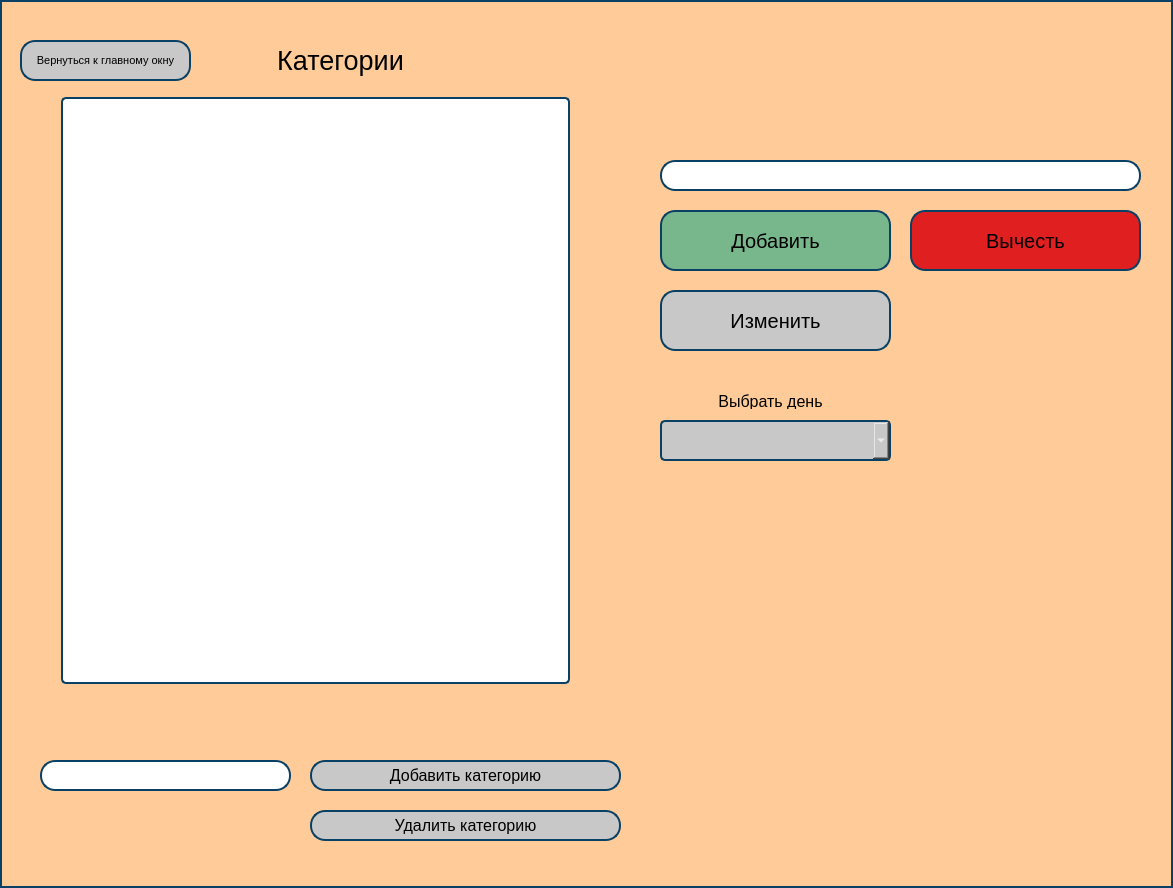
<?xml version="1.0" encoding="UTF-8"?>
<ui version="4.0">
 <class>Form</class>
 <widget class="QWidget" name="Form">
  <property name="geometry">
   <rect>
    <x>0</x>
    <y>0</y>
    <width>1173</width>
    <height>888</height>
   </rect>
  </property>
  <property name="windowTitle">
   <string>Form</string>
  </property>
  <property name="styleSheet">
   <string notr="true">color: rgb(255, 255, 255);
background-color: rgb(255, 204, 153);
border: 2px solid #094065</string>
  </property>
  <widget class="QScrollArea" name="scrollArea_of_categories">
   <property name="geometry">
    <rect>
     <x>50</x>
     <y>90</y>
     <width>531</width>
     <height>601</height>
    </rect>
   </property>
   <property name="minimumSize">
    <size>
     <width>531</width>
     <height>601</height>
    </size>
   </property>
   <property name="maximumSize">
    <size>
     <width>1000</width>
     <height>1000</height>
    </size>
   </property>
   <property name="styleSheet">
    <string notr="true">border-color: rgb(255, 204, 153);
color: rgb(0, 0, 0);</string>
   </property>
   <property name="horizontalScrollBarPolicy">
    <enum>Qt::ScrollBarAlwaysOff</enum>
   </property>
   <property name="widgetResizable">
    <bool>true</bool>
   </property>
   <property name="alignment">
    <set>Qt::AlignLeading|Qt::AlignLeft|Qt::AlignTop</set>
   </property>
   <widget class="QWidget" name="scrollAreaWidgetContents">
    <property name="geometry">
     <rect>
      <x>0</x>
      <y>0</y>
      <width>527</width>
      <height>597</height>
     </rect>
    </property>
    <layout class="QGridLayout" name="gridLayout">
     <property name="topMargin">
      <number>5</number>
     </property>
     <property name="bottomMargin">
      <number>5</number>
     </property>
     <property name="spacing">
      <number>5</number>
     </property>
     <item row="0" column="0">
      <widget class="QLabel" name="label_test">
       <property name="styleSheet">
        <string notr="true">color: rgb(255, 255, 255);
background-color: rgb(255, 255, 255);
border-radius: 5px;
border: 2px solid #094065</string>
       </property>
       <property name="text">
        <string/>
       </property>
      </widget>
     </item>
    </layout>
   </widget>
  </widget>
  <widget class="QLabel" name="label">
   <property name="geometry">
    <rect>
     <x>60</x>
     <y>30</y>
     <width>561</width>
     <height>61</height>
    </rect>
   </property>
   <property name="font">
    <font>
     <pointsize>20</pointsize>
    </font>
   </property>
   <property name="styleSheet">
    <string notr="true">border-color: rgb(255, 204, 153);
color: rgb(0, 0, 0);</string>
   </property>
   <property name="text">
    <string>Категории</string>
   </property>
   <property name="alignment">
    <set>Qt::AlignCenter</set>
   </property>
  </widget>
  <widget class="QLineEdit" name="add_summ_lineedit">
   <property name="geometry">
    <rect>
     <x>660</x>
     <y>160</y>
     <width>481</width>
     <height>31</height>
    </rect>
   </property>
   <property name="styleSheet">
    <string notr="true">color: rgb(0, 0, 0);
background-color: rgb(255, 255, 255);
border-radius: 15px;
border: 2px solid #094065</string>
   </property>
  </widget>
  <widget class="QPushButton" name="subtract_button">
   <property name="geometry">
    <rect>
     <x>910</x>
     <y>210</y>
     <width>231</width>
     <height>61</height>
    </rect>
   </property>
   <property name="font">
    <font>
     <pointsize>15</pointsize>
    </font>
   </property>
   <property name="styleSheet">
    <string notr="true">color: rgb(0, 0, 0);
background-color: rgb(224, 32, 32);
border-radius: 15px;
border: 2px solid #094065</string>
   </property>
   <property name="text">
    <string>Вычесть</string>
   </property>
  </widget>
  <widget class="QPushButton" name="edit_button">
   <property name="geometry">
    <rect>
     <x>660</x>
     <y>290</y>
     <width>231</width>
     <height>61</height>
    </rect>
   </property>
   <property name="font">
    <font>
     <pointsize>15</pointsize>
    </font>
   </property>
   <property name="styleSheet">
    <string notr="true">color: rgb(0, 0, 0);
background-color: rgb(200, 200, 200);
border-radius: 15px;
border: 2px solid #094065</string>
   </property>
   <property name="text">
    <string>Изменить</string>
   </property>
  </widget>
  <widget class="QPushButton" name="add_button">
   <property name="geometry">
    <rect>
     <x>660</x>
     <y>210</y>
     <width>231</width>
     <height>61</height>
    </rect>
   </property>
   <property name="font">
    <font>
     <pointsize>15</pointsize>
    </font>
   </property>
   <property name="styleSheet">
    <string notr="true">color: rgb(0, 0, 0);
background-color: rgb(120, 183, 140);
border-radius: 15px;
border: 2px solid #094065</string>
   </property>
   <property name="text">
    <string>Добавить</string>
   </property>
  </widget>
  <widget class="QComboBox" name="choose_day_comboBox">
   <property name="geometry">
    <rect>
     <x>660</x>
     <y>420</y>
     <width>231</width>
     <height>41</height>
    </rect>
   </property>
   <property name="font">
    <font>
     <pointsize>10</pointsize>
    </font>
   </property>
   <property name="styleSheet">
    <string notr="true">color: rgb(255, 255, 255);
background-color: rgb(200, 200, 200);
border-radius: 5px;
border: 2px solid #094065</string>
   </property>
  </widget>
  <widget class="QLabel" name="label_show_category">
   <property name="geometry">
    <rect>
     <x>660</x>
     <y>110</y>
     <width>481</width>
     <height>41</height>
    </rect>
   </property>
   <property name="font">
    <font>
     <pointsize>12</pointsize>
    </font>
   </property>
   <property name="styleSheet">
    <string notr="true">border-color: rgb(255, 204, 153);
color: rgb(0, 0, 0);</string>
   </property>
   <property name="text">
    <string/>
   </property>
  </widget>
  <widget class="QLabel" name="error_label">
   <property name="geometry">
    <rect>
     <x>920</x>
     <y>300</y>
     <width>221</width>
     <height>31</height>
    </rect>
   </property>
   <property name="font">
    <font>
     <pointsize>12</pointsize>
    </font>
   </property>
   <property name="styleSheet">
    <string notr="true">border-color: rgb(255, 204, 153);
color: rgb(0, 0, 0);</string>
   </property>
   <property name="text">
    <string/>
   </property>
  </widget>
  <widget class="QLineEdit" name="name_of_category_lineedit">
   <property name="geometry">
    <rect>
     <x>40</x>
     <y>760</y>
     <width>251</width>
     <height>31</height>
    </rect>
   </property>
   <property name="styleSheet">
    <string notr="true">color: rgb(0, 0, 0);
background-color: rgb(255, 255, 255);
border-radius: 15px;
border: 2px solid #094065</string>
   </property>
  </widget>
  <widget class="QPushButton" name="category_add_button">
   <property name="geometry">
    <rect>
     <x>310</x>
     <y>760</y>
     <width>311</width>
     <height>31</height>
    </rect>
   </property>
   <property name="font">
    <font>
     <pointsize>12</pointsize>
    </font>
   </property>
   <property name="styleSheet">
    <string notr="true">color: rgb(0, 0, 0);
background-color: rgb(200, 200, 200);
border-radius: 15px;
border: 2px solid #094065</string>
   </property>
   <property name="text">
    <string>Добавить категорию</string>
   </property>
  </widget>
  <widget class="QPushButton" name="category_remove_button">
   <property name="geometry">
    <rect>
     <x>310</x>
     <y>810</y>
     <width>311</width>
     <height>31</height>
    </rect>
   </property>
   <property name="font">
    <font>
     <pointsize>12</pointsize>
    </font>
   </property>
   <property name="styleSheet">
    <string notr="true">color: rgb(0, 0, 0);
background-color: rgb(200, 200, 200);
border-radius: 15px;
border: 2px solid #094065</string>
   </property>
   <property name="text">
    <string>Удалить категорию</string>
   </property>
  </widget>
  <widget class="QLabel" name="label_2">
   <property name="geometry">
    <rect>
     <x>660</x>
     <y>391</y>
     <width>221</width>
     <height>20</height>
    </rect>
   </property>
   <property name="font">
    <font>
     <pointsize>12</pointsize>
    </font>
   </property>
   <property name="styleSheet">
    <string notr="true">border-color: rgb(255, 204, 153);
color: rgb(0, 0, 0);</string>
   </property>
   <property name="text">
    <string>Выбрать день</string>
   </property>
   <property name="alignment">
    <set>Qt::AlignCenter</set>
   </property>
  </widget>
  <widget class="QPushButton" name="back_to_main_window_button">
   <property name="geometry">
    <rect>
     <x>20</x>
     <y>40</y>
     <width>171</width>
     <height>41</height>
    </rect>
   </property>
   <property name="font">
    <font>
     <pointsize>8</pointsize>
    </font>
   </property>
   <property name="styleSheet">
    <string notr="true">color: rgb(0, 0, 0);
background-color: rgb(200, 200, 200);
border-radius: 15px;
border: 2px solid #094065</string>
   </property>
   <property name="text">
    <string>Вернуться к главному окну</string>
   </property>
  </widget>
  <widget class="QLabel" name="label_add_category_error">
   <property name="geometry">
    <rect>
     <x>40</x>
     <y>810</y>
     <width>251</width>
     <height>31</height>
    </rect>
   </property>
   <property name="font">
    <font>
     <pointsize>10</pointsize>
    </font>
   </property>
   <property name="styleSheet">
    <string notr="true">border-color: rgb(255, 204, 153);
color: rgb(0, 0, 0);</string>
   </property>
   <property name="text">
    <string/>
   </property>
  </widget>
 </widget>
 <resources/>
 <connections/>
</ui>
